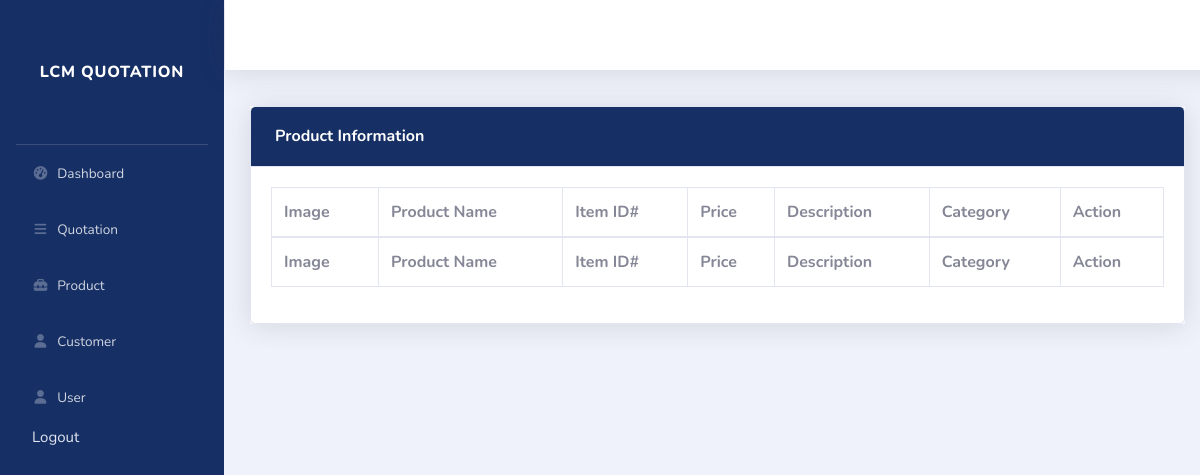
Before: /manage-product.php with the older database file.
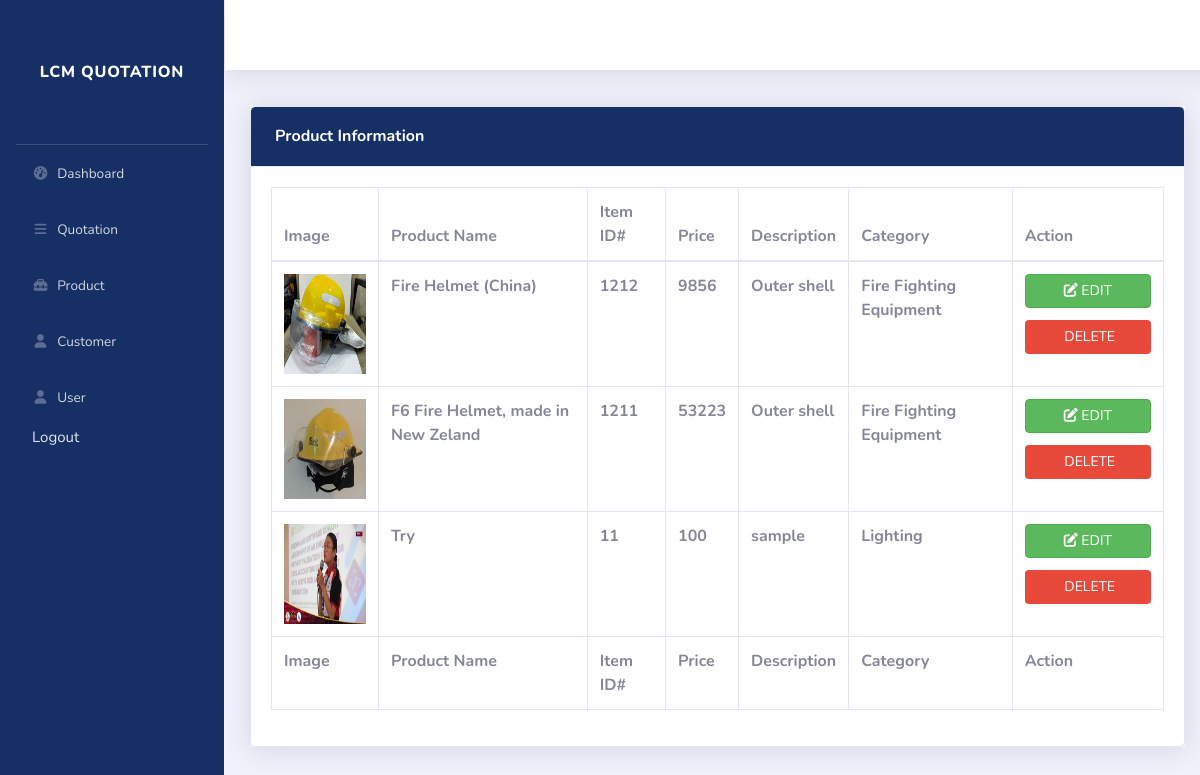
After: the same page with the newer database file.
### tables this page shows
CREATE TABLE `product` (
  `id` int(225) NOT NULL,
  `product_name` varchar(225) NOT NULL,
  `product_id` varchar(225) NOT NULL,
  `product_price` varchar(225) NOT NULL,
  `product_description` varchar(225) NOT NULL,
  `product_category` varchar(225) NOT NULL,
  `product_img` varchar(225) NOT NULL
);

### manage-product.php (the view, shortened to what this page needs)
<?php
require 'db_conn.php';
?>
<!DOCTYPE html>
<html lang="en">
<head>
    <link href="vendor/fontawesome-free/css/all.min.css" rel="stylesheet" type="text/css">
    <link href="css/sb-admin-2.min.css" rel="stylesheet">
    <link rel="stylesheet" href="css/button.css">
</head>
<body id="page-top">
    <?php
    require 'sidebar.php';
    ?>
    <div class="container-product-manage bg-white" id="productContainerManage">
        <div class="card shadow mb-4">
            <div class="card-header py-3">
                <h6 class="m-1 font-weight-bold text-white">Product Information</h6>
            </div>
            <div class="card-body">
                <div class="table-responsive" >
                    <table class="table table-bordered" id="dataTable" width="100%" cellspacing="0">
                    <form method="POST" action="add.php">
                        <thead>
                            <tr>
                                <th class="th-img">Image</th>
                                <th>Product Name</th>
                                <th>Item ID#</th>
                                <th>Price</th>
                                <th>Description</th>
                                <th>Category</th>
                                <th>Action</th>
                            </tr>
                        </thead>
                        <tfoot>
                            <tr>
                                <th>Image</th>
                                <th>Product Name</th>
                                <th>Item ID#</th>
                                <th>Price</th>
                                <th>Description</th>
                                <th>Category</th>
                                <th>Action</th>
                            </tr>
                        </tfoot>
                        <?php
                            $result = mysqli_query($conn, "SELECT * FROM product");
                            while ($row = mysqli_fetch_assoc($result)) {
                        ?>
                            <tr>
                                <th><img src="img/<?php echo $row['product_img'];?>" height=100 alt=""></th>
                                <th><?php echo $row['product_name']; ?></th>
                                <th><?php echo $row['product_id']; ?></th>
                                <th><?php echo $row['product_price']; ?></th>
                                <th><?php echo $row['product_description']; ?></th>
                                <th><?php echo $row['product_category']; ?></th>
                                <th>
                                    <a href="admin-update.php?edit=<?php echo $row['id']; ?>" class="btn btn-success btn-block mb-1"> <i class="fas fa-edit"></i> EDIT </a>
                                    <a href="manage-product.php?delete=<?php echo $row['id']; ?>" class="btn btn-danger btn-block "> <i class="fas fa-delete"></i> DELETE </a>
                                </th>
                            </tr>
                        <?php
                            }
                        ?>
                    </form>
                    </table>
                </div>
            </div>
        </div>
    </div>
</body>
</html>

### sidebar.php (shortened to what this page needs)
<div id="wrapper">
<ul class="navbar-nav sidebar sidebar-dark accordion overflow-y" id="accordionSidebar">
    <a class="sidebar-brand d-flex align-items-center justify-content-center" href="index.html">
        <div class="sidebar-brand-text mx-3">LCM QUOTATION<div>
    </a>
    <hr class="sidebar-divider my-0">
     <li class="nav-item">
        <a class="nav-link" href="dashboard.php">
            <i class="fas fa-fw fa-tachometer-alt"></i>
            <span>Dashboard</span></a>
    </li>
    <li class="nav-item dropdown">
        <a class="nav-link" href="" id="navbarDropdown" role="button" aria-haspopup="true" aria-expanded="false">
            <i class="fas fa-fw fa-bars"></i>
            <span>Quotation</span>
        </a>
    </li>
    <li class="nav-item dropdown">
    <a class="nav-link" href="#" id="productDropdown" role="button" aria-haspopup="true" aria-expanded="false">
        <i class="fas fa-fw fa-toolbox"></i>
        <span>Product</span>
    </a>
</li>
<li class="nav-item dropdown">
    <a class="nav-link" href="#" id="userDropdown" role="button" aria-haspopup="true" aria-expanded="false">
        <i class="fas fa-fw fa-user"></i>
        <span>Customer</span>
    </a>
</li>
<li class="nav-item dropdown">
    <a class="nav-link" href="#" id="userDropdown" role="button" aria-haspopup="true" aria-expanded="false">
        <i class="fas fa-fw fa-user"></i>
        <span>User</span>
    </a>
</li>
<a href="logout.php" class="logout-btn ml-3 custom-logout">Logout</a>
</ul>
<div id="content-wrapper" class="d-flex flex-column">
    <div id="content">
        <nav class="navbar navbar-expand navbar-light bg-white topbar mb-4 static-top shadow">
        </nav>

Changed rows visible on the page:
added product: product_img (picture), product_name "Fire Helmet (China)", product "1212", product_price "9856", product_description "Outer shell", product_category "Fire Fighting Equipment"
added product: product_img (picture), product_name "F6 Fire Helmet, made in New Zeland", product "1211", product_price "53223", product_description "Outer shell", product_category "Fire Fighting Equipment"
added product: product_img (picture), product_name "Try", product "11", product_price "100", product_description "sample", product_category "Lighting"
